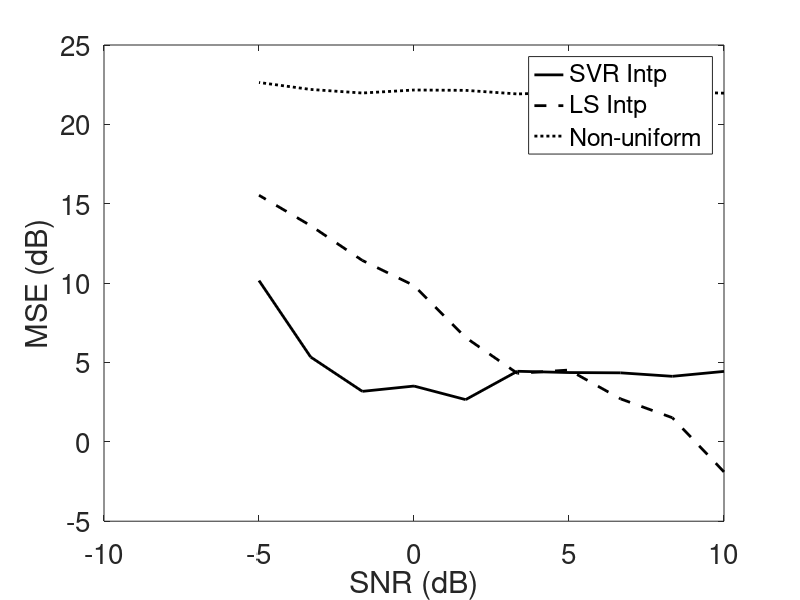

This chart was generated by the following MATLAB code:

%%Plot codes 

 load('MSE_noise_eu2')
MSE_noise_m_eu2=squeeze(MSE_noise_eu2)';
svr_performance = (MSE_noise_m_eu2(:,1) + MSE_noise_m_eu2(:,2))/2;
%svr_performance = smoothdata(svr_performance);
ls_performance = (MSE_noise_m_eu2(:,3) + MSE_noise_m_eu2(:,4))/2;
%ls_performance=smoothdata(ls_performance);
nu_performance = (MSE_noise_m_eu2(:,5) + MSE_noise_m_eu2(:,6))/2;
%nu_performance = smoothdata(nu_performance);
x_axis = 10*log10(1./noise_var);

plot(3)
plot(x_axis,10*log10(svr_performance),'k-','linewidth',2)
hold on
plot(x_axis,10*log10(ls_performance),'k--','linewidth',2)
hold on
plot(x_axis,10*log10(nu_performance),'k:','linewidth',2)


%grid on
set(gca,'FontSize',20)
xlabel('SNR (dB)')
ylabel('MSE (dB)')
legend('SVR Intp','LS Intp','Non-uniform')

hold off